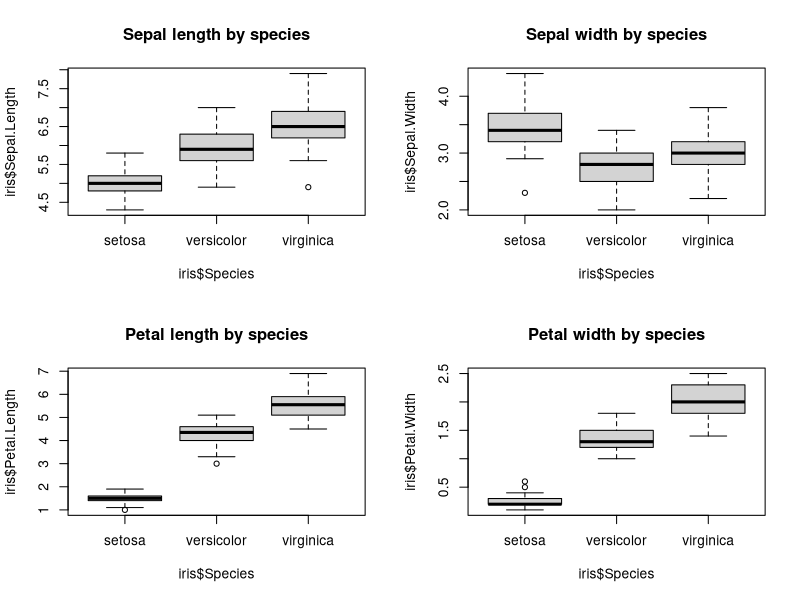
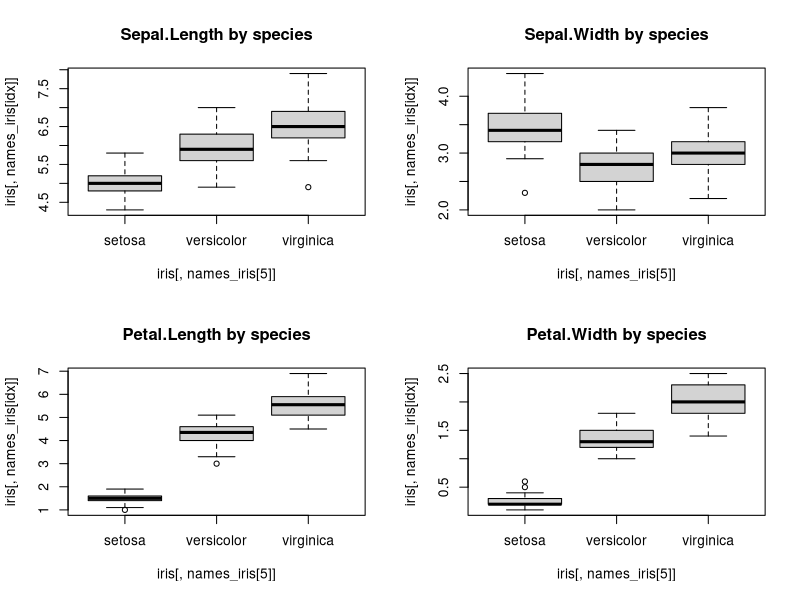

Reproduce these figures in R, in order.
par(mfrow = c(2, 2))
boxplot(iris$Sepal.Length ~ iris$Species, main = "Sepal length by species")
boxplot(iris$Sepal.Width ~ iris$Species, main = "Sepal width by species")
boxplot(iris$Petal.Length ~ iris$Species, main = "Petal length by species")
boxplot(iris$Petal.Width ~ iris$Species, main = "Petal width by species")

par(mfrow = c(2, 2))
names_iris <- names(iris)
for (idx in 1:4){
  boxplot(iris[, names_iris[idx]] ~ iris[, names_iris[5]], main = paste(names_iris[idx], "by species"))
}